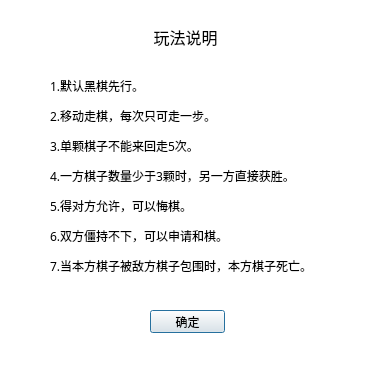
<?xml version="1.0" encoding="UTF-8"?>
<ui version="4.0">
 <class>HelpDlg</class>
 <widget class="QDialog" name="HelpDlg">
  <property name="geometry">
   <rect>
    <x>0</x>
    <y>0</y>
    <width>372</width>
    <height>378</height>
   </rect>
  </property>
  <property name="font">
   <font>
    <family>微软雅黑</family>
   </font>
  </property>
  <property name="windowTitle">
   <string>Dialog</string>
  </property>
  <property name="styleSheet">
   <string notr="true">QDialog{
	background-color: rgb(255, 255, 255);
}</string>
  </property>
  <widget class="QPushButton" name="pushButton">
   <property name="geometry">
    <rect>
     <x>150</x>
     <y>310</y>
     <width>75</width>
     <height>23</height>
    </rect>
   </property>
   <property name="font">
    <font>
     <family>微软雅黑</family>
    </font>
   </property>
   <property name="text">
    <string>确定</string>
   </property>
  </widget>
  <widget class="QLabel" name="label">
   <property name="geometry">
    <rect>
     <x>50</x>
     <y>20</y>
     <width>271</width>
     <height>261</height>
    </rect>
   </property>
   <property name="font">
    <font>
     <family>微软雅黑</family>
    </font>
   </property>
   <property name="text">
    <string>&lt;html&gt;&lt;head/&gt;&lt;body&gt;&lt;p align=&quot;center&quot;&gt;&lt;span style=&quot; font-size:12pt;&quot;&gt;玩法说明&lt;/span&gt;&lt;br/&gt;&lt;/p&gt;&lt;p&gt;1.默认黑棋先行。&lt;/p&gt;&lt;p&gt;2.移动走棋，每次只可走一步。&lt;/p&gt;&lt;p&gt;3.单颗棋子不能来回走5次。&lt;/p&gt;&lt;p&gt;4.一方棋子数量少于3颗时，另一方直接获胜。&lt;/p&gt;&lt;p&gt;5.得对方允许，可以悔棋。&lt;/p&gt;&lt;p&gt;6.双方僵持不下，可以申请和棋。&lt;/p&gt;&lt;p&gt;7.当本方棋子被敌方棋子包围时，本方棋子死亡。&lt;/p&gt;&lt;/body&gt;&lt;/html&gt;</string>
   </property>
  </widget>
 </widget>
 <resources/>
 <connections>
  <connection>
   <sender>pushButton</sender>
   <signal>clicked()</signal>
   <receiver>HelpDlg</receiver>
   <slot>close()</slot>
   <hints>
    <hint type="sourcelabel">
     <x>193</x>
     <y>322</y>
    </hint>
    <hint type="destinationlabel">
     <x>418</x>
     <y>319</y>
    </hint>
   </hints>
  </connection>
 </connections>
</ui>
